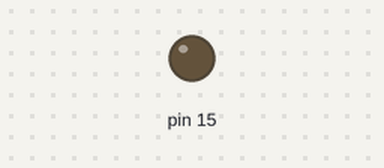
A sketch run on a simulated Arduino Uno, built with avr-gcc and run on an emulated ATmega328P. Parts: output pins drawn as LEDs (lit = HIGH).

Above: at 0.5 s.
At 5.0 s:
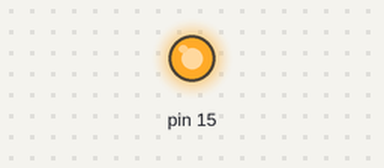
Timing chart, 0 to 6.9 s (numbered marks = the images above):
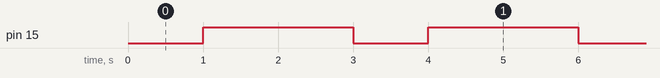

The sketch:

ESP8266_PLAY.ino
```cpp
void setup()
{
  pinMode(15, OUTPUT);
}

// the loop function runs over and over again forever
void loop()
{
  digitalWrite(15, LOW);
  delay(1000);
  digitalWrite(15, HIGH);
  delay(2000);
}
```

Measured:
- by itself, pin 15: alternates HIGH for 2.0 s and LOW for 1.0 s
